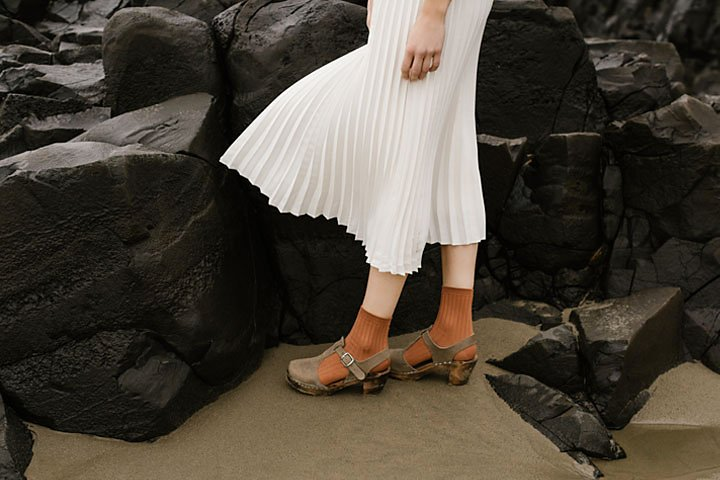
#> input picture Assignment 01/a1images/highlights_and_shadows.jpg, 720 x 480 px, found by its file name
$ jupyter execute --allow-errors Assignment1.ipynb
#> lines starting #> are read from the running program, lines starting #| are printed output that depends on the picture
### Assignment 01/src/utils.py

import cv2
import numpy as np
import matplotlib.pyplot as plt

# ---- IO helpers ----
def imread_gray(path):
    img = cv2.imread(path, cv2.IMREAD_GRAYSCALE)
    if img is None:
        raise FileNotFoundError(f"Could not read image: {path}")
    return img

def imread_color(path):
    img = cv2.imread(path, cv2.IMREAD_COLOR)
    if img is None:
        raise FileNotFoundError(f"Could not read image: {path}")
    return cv2.cvtColor(img, cv2.COLOR_BGR2RGB)

def save_image_rgb(path, img_rgb):
    bgr = cv2.cvtColor(img_rgb, cv2.COLOR_RGB2BGR)
    cv2.imwrite(path, bgr)

def save_image_gray(path, img_gray):
    cv2.imwrite(path, img_gray)

# ---- Plot helpers ----
# [5 lines left out: function show_gray, not called in this run]

def show_rgb(img, title=None):
    plt.imshow(img)
    if title: plt.title(title)
    plt.axis('off')
    plt.show()

# [8 lines left out: function plot_hist, not called in this run]

# ---- Task 1 & 2: LUT transforms ----
def apply_lut(img_gray, lut):
    lut = np.asarray(lut).astype(np.uint8)
    return cv2.LUT(img_gray, lut)

# ---- Task 3: Gamma on L* in Lab ----
def gamma_correction_lab(img_rgb, gamma=0.5):
    lab = cv2.cvtColor(img_rgb, cv2.COLOR_RGB2LAB)
    L, a, b = cv2.split(lab)
    L_norm = L / 255.0
    L_gamma = np.clip((L_norm ** gamma) * 255.0, 0, 255).astype(np.uint8)
    lab_gamma = cv2.merge([L_gamma, a, b])
    out = cv2.cvtColor(lab_gamma, cv2.COLOR_LAB2RGB)
    return out, L, L_gamma

# ---- Task 4: Vibrance transform on S (HSV) ----
# [20 lines left out: functions vibrance_transform_on_s, hist_equalize_custom, not called in this run]

# ---- Task 7: Sobel filtering ----
SOBEL_X = np.array([[1,0,-1],[2,0,-2],[1,0,-1]], dtype=np.float32)
SOBEL_Y = np.array([[1,2,1],[0,0,0],[-1,-2,-1]], dtype=np.float32)

# [67 lines left out: functions conv2d, sobel_manual, sobel_separable, zoom_nearest, zoom_bilinear, ssd_normalized, not called in this run]

### Assignment 01/Notebooks/Assignment1.ipynb
# EN3160 Assignment 1 — Intensity Transformations & Neighborhood Filtering

**Author:** _Kumarage R.V. 220343B_

[cell 1]
import os, numpy as np, cv2, matplotlib.pyplot as plt
from pathlib import Path
import sys
sys.path.append(str(Path('..')/ 'src'))
from utils import *

RAW = Path('..') / 'data' / 'raw'
PROC = Path('..') / 'data' / 'processed'
FIGS = Path('..') / 'figures'
PROC.mkdir(parents=True, exist_ok=True)
FIGS.mkdir(parents=True, exist_ok=True)
print('Paths set:', RAW, PROC, FIGS)

## Task 1 – Intensity Transformation (Fig. 1a on Fig. 1b)

[cell 2]
# TODO: set the filename
img1_path = RAW / "highlights_and_shadows.jpg"  # <-- change to actual filename
img = imread_gray(str(img1_path))
#> in imread_gray, `img = cv2.imread(path, cv2.IMREAD_GRAYSCALE)`:
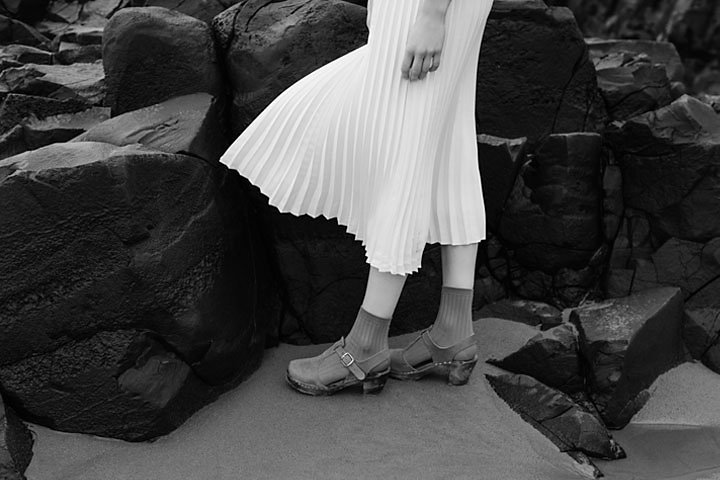
#> img: shape (480, 720); min 0, max 255, mean 69.5

# Build LUT from the given curve in Fig.1a. Example below is a placeholder (linear):
x = np.arange(256)
lut = x.copy()  # TODO: replace with your mapped values from Fig.1a

out = apply_lut(img, lut)

# Show original and transformed images side by side
fig, axs = plt.subplots(1, 2, figsize=(10, 5))
axs[0].imshow(img, cmap='gray', vmin=0, vmax=255)
axs[0].set_title('Original (Task 1)')
axs[0].axis('off')
axs[1].imshow(out, cmap='gray', vmin=0, vmax=255)
axs[1].set_title('Transformed (Task 1)')
axs[1].axis('off')
plt.tight_layout()
plt.show()

# Plot LUT curve
plt.plot(x, lut); plt.title('Task 1: Intensity Transform'); plt.xlabel('Input'); plt.ylabel('Output'); plt.show()

save_image_gray(str(PROC / 'task1_out.png'), out)
plt.savefig(str(FIGS / 'task1_lut.png'))

## Task 2 – Accentuation of white & gray matter (Fig. 2)

[cell 3]
mri_path = RAW / 'brain_proton_density_slice.png'  # <-- change if needed
mri = imread_gray(str(mri_path))
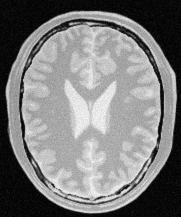
#> input picture Assignment 01/a1images/brain_proton_density_slice.png, 181 x 217 px, found by its file name
#> in imread_gray, img is the input picture: shape (217, 181); min 0, max 251, mean 123.7
x = np.arange(256)

# White matter ~ [150,255]
lut_white = np.zeros(256, dtype=np.uint8)
white_low, white_high = 150, 255
lut_white[:white_low] = np.linspace(0, 80, white_low, endpoint=False)
lut_white[white_low:white_high+1] = np.linspace(80, 255, white_high - white_low + 1)

wm = apply_lut(mri, lut_white)
#> in apply_lut (call 2), `return cv2.LUT(img_gray, lut)`:
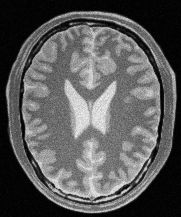
#> returned value: shape (217, 181); min 0, max 248, mean 89.3

# Gray matter ~ [100,160]
lut_gray = np.zeros(256, dtype=np.uint8)
gray_low, gray_high = 100, 160
lut_gray[:gray_low] = np.linspace(0, 50, gray_low, endpoint=False)
lut_gray[gray_low:gray_high+1] = np.linspace(50, 255, gray_high - gray_low + 1)
lut_gray[gray_high+1:] = 255

gm = apply_lut(mri, lut_gray)
#> in apply_lut (call 3), `return cv2.LUT(img_gray, lut)`:
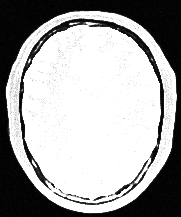
#> returned value: shape (217, 181); min 0, max 255, mean 165.6

# Show white matter enhanced image side by side with LUT curve
fig, axs = plt.subplots(1, 2, figsize=(12, 5))
axs[0].imshow(wm, cmap='gray', vmin=0, vmax=255)
axs[0].set_title('White matter enhanced')
axs[0].axis('off')
axs[1].plot(x, lut_white)
axs[1].set_title('Task 2a: WM LUT')
axs[1].set_xlabel('Input')
axs[1].set_ylabel('Output')
plt.tight_layout()
plt.show()
#> figure, not shown here; panel 2: curve peaks at x = 255, y = 255

# Show gray matter enhanced image side by side with LUT curve
fig, axs = plt.subplots(1, 2, figsize=(12, 5))
axs[0].imshow(gm, cmap='gray', vmin=0, vmax=255)
axs[0].set_title('Gray matter enhanced')
axs[0].axis('off')
axs[1].plot(x, lut_gray)
axs[1].set_title('Task 2b: GM LUT')
axs[1].set_xlabel('Input')
axs[1].set_ylabel('Output')
plt.tight_layout()
plt.show()
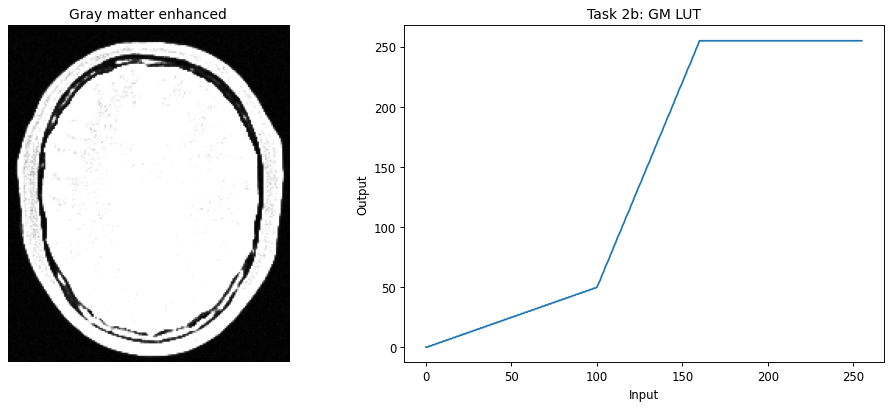
#> figure drawn by matplotlib, 2 panels; panel 2: curve peaks at x = 160, y = 255

# Save outputs
save_image_gray(str(PROC / 'task2_white.png'), wm)
save_image_gray(str(PROC / 'task2_gray.png'), gm)

# Save LUT figures
plt.figure()
plt.plot(x, lut_white)
plt.title('Task 2a: WM LUT')
plt.xlabel('Input')
plt.ylabel('Output')
plt.savefig(str(FIGS / 'task2_wm_lut.png'))
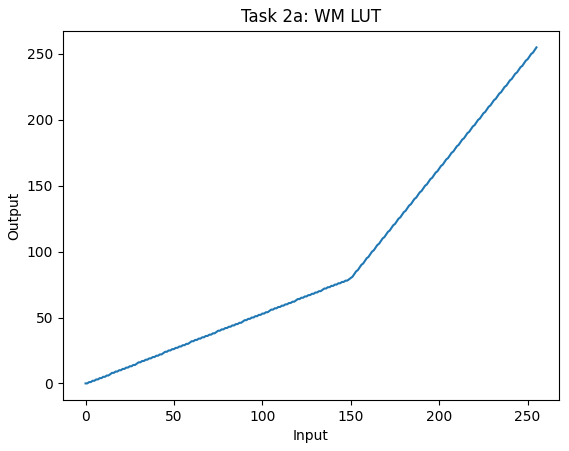
#> figure drawn by matplotlib, 1 panel; curve peaks at x = 255, y = 255

plt.figure()
plt.plot(x, lut_gray)
plt.title('Task 2b: GM LUT')
plt.xlabel('Input')
plt.ylabel('Output')
plt.savefig(str(FIGS / 'task2_gm_lut.png'))
#> figure, not shown here; curve peaks at x = 160, y = 255

## Task 3 – Gamma correction on L* (Lab) + histograms

[cell 4]
img3_path = RAW / 'highlights_and_shadows.jpg'  # <-- change to actual filename
img3 = imread_color(str(img3_path))
#> in imread_color, img is the input picture: shape (480, 720, 3); mean B, G, R 58.1, 68.6, 75.7
gamma = 0.5  # tune as needed
out3, L_orig, L_gamma = gamma_correction_lab(img3, gamma=gamma)
#> in gamma_correction_lab, `lab = cv2.cvtColor(img_rgb, cv2.COLOR_RGB2LAB)`: lab: shape (480, 720, 3); mean of channels 0, 1, 2 71.3, 129.1, 135
#> in gamma_correction_lab, `L, a, b = cv2.split(lab)`:
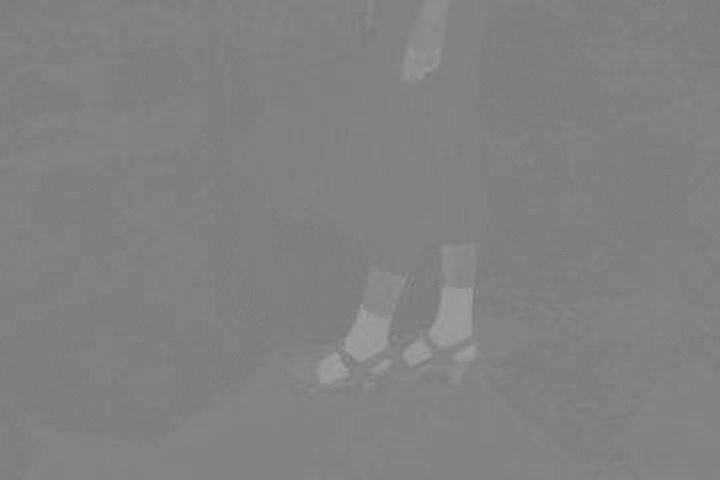
#> a: shape (480, 720); min 119, max 160, mean 129.1
#> in gamma_correction_lab, `L_gamma = np.clip((L_norm ** gamma) * 255.0, 0, 255).astype(np.uint8)`:
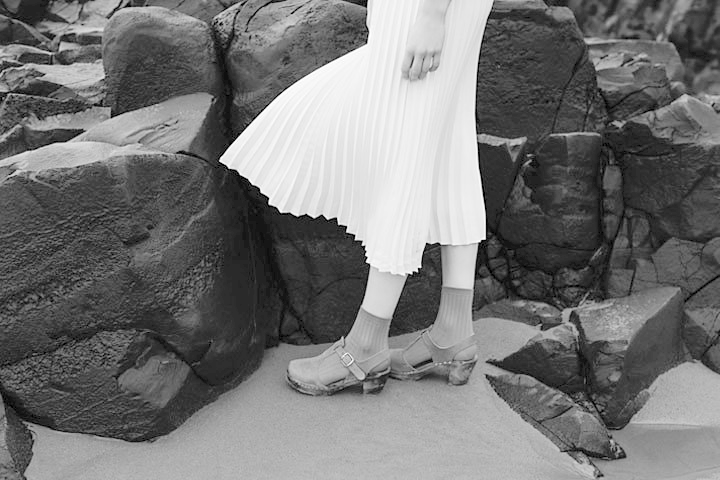
#> L_gamma: shape (480, 720); min 0, max 255, mean 117.3
#> in gamma_correction_lab, `lab_gamma = cv2.merge([L_gamma, a, b])`: lab_gamma: shape (480, 720, 3); mean of channels 0, 1, 2 117.3, 129.1, 135
#> in gamma_correction_lab, `out = cv2.cvtColor(lab_gamma, cv2.COLOR_LAB2RGB)`:
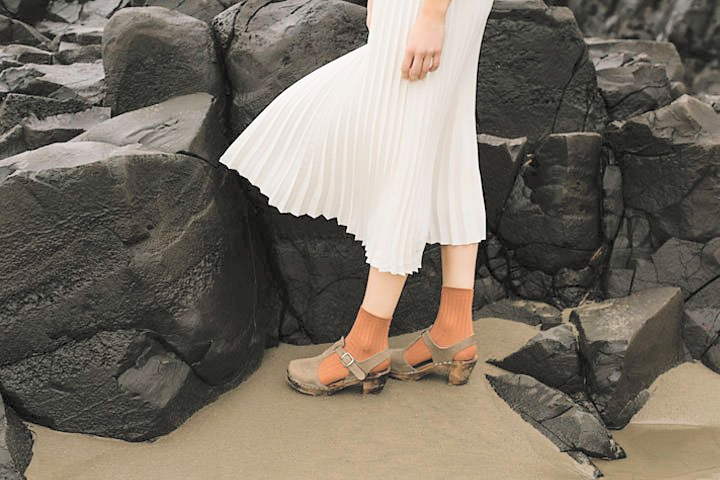
#> out: shape (480, 720, 3); mean R, G, B 118.8, 111.1, 100.2
show_rgb(img3, f'Original (Task 3)')
show_rgb(out3, f'Gamma corrected (γ={gamma})')
plt.figure(); plt.title('L original'); plt.hist(L_orig.ravel(), bins=256, range=(0,255)); plt.show()
plt.figure(); plt.title('L gamma'); plt.hist(L_gamma.ravel(), bins=256, range=(0,255)); plt.show()
#> after `plt.figure()`:
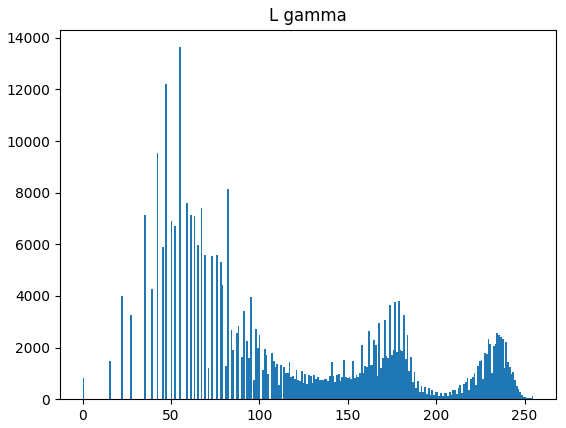
#> figure drawn by matplotlib, 1 panel; tallest bar 13634 high, from x = 54.79 to 55.78
save_image_rgb(str(PROC / 'task3_out.png'), out3)

## Task 4 – Vibrance enhancement (on S in HSV)

[cell 5]
img4_path = RAW / 'emma.jpg'  # <-- change to actual filename
#> (the rest of this cell did not finish here and is left out)

a = 0.6   # tune until visually pleasing
sigma = 70
out4, lut4 = vibrance_transform_on_s(img4, a=a, sigma=sigma)
show_rgb(img4, 'Original (Task 4)')
show_rgb(out4, f'Vibrance enhanced (a={a}, σ={sigma})')
plt.plot(lut4); plt.title('Task 4: S-plane Transform'); plt.xlabel('Input S'); plt.ylabel('Output S'); plt.show()
save_image_rgb(str(PROC / 'task4_out.png'), out4)
plt.savefig(str(FIGS / 'task4_lut.png'))

## Task 5 – Histogram equalization (custom)

[cell 6]
img5_path = RAW / 'einstein.png'  # <-- change to actual filename
#> (the rest of this cell did not finish here and is left out)

eq, hist, cdf = hist_equalize_custom(g)
show_gray(g, 'Original (Task 5)')
show_gray(eq, 'Equalized (custom)')
plt.figure(); plt.title('Before'); plt.hist(g.ravel(), 256, (0,255)); plt.show()
plt.figure(); plt.title('After'); plt.hist(eq.ravel(), 256, (0,255)); plt.show()
save_image_gray(str(PROC / 'task5_out.png'), eq)

## Task 6 – Foreground-only histogram equalization (HSV-based mask)

[cell 7]
img6_path = RAW / 'spider.png'  # <-- change filename
#> (the rest of this cell did not finish here and is left out)
